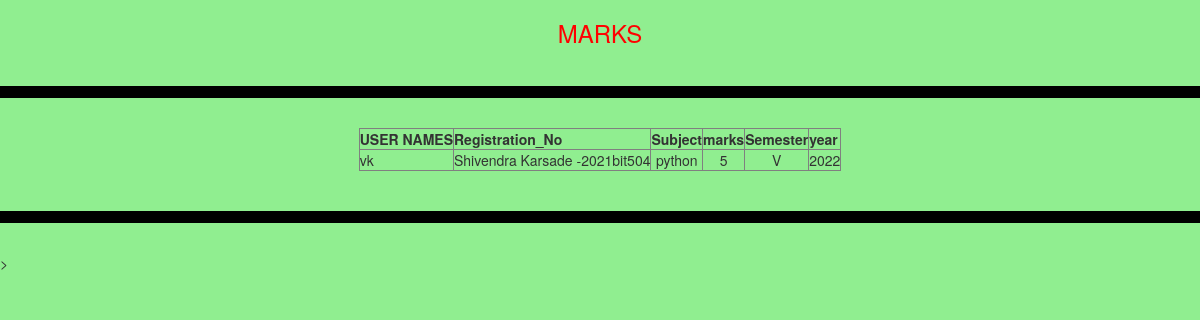
Page /Marks on the committed database.
### Student/models.py (models this page shows, shortened)
class Marks(models.Model):
    user = models.ForeignKey(User, on_delete=models.CASCADE, null=True,blank=True)
    Registration_No = models.ForeignKey(Student_Details, on_delete=models.CASCADE)
    Subject = models.CharField(max_length=30)
    marks = models.CharField(max_length=30)
    Semester = models.CharField(max_length=30)
    year = models.CharField(max_length=30)

class Student_Details(models.Model):
    user = models.ForeignKey(User, on_delete=models.CASCADE, null=True,blank=True)
    Student_Name = models.CharField(max_length=30)
    Reg_no = models.CharField(max_length=30)
    Address = models.CharField(max_length=50)
    Taluka = models.CharField(max_length=30)
    District = models.CharField(max_length=30)
    State = models.CharField(max_length=30)
    photo = models.ImageField(upload_to="media/img")
    pincode = models.CharField(max_length=30)
    def __str__(self):
        return '%s -%s' % (self.Student_Name, self.Reg_no)

### Student/views.py (the view)
# urls.py: path('Marks', MarksList.as_view(), name='Marks_list'),
class MarksList(ListView):
    model = Marks
    success_url = reverse_lazy('Marks_list')

### Student/templates/student/marks_list.html (shortened to what this page needs)
<!doctype html>
<html>
    <head>
        <link rel="stylesheet" href="https://maxcdn.bootstrapcdn.com/bootstrap/3.3.7/css/bootstrap.min.css" />
	</head>
    <body style="background-color:lightgreen">
    	  <h3><center><font color="red">MARKS </font> </h3></center>
    	  <hr color="green">
    	 		<table id='data'  border=1  background-color="red" align="center" >
				<thead>
				<tr>
  				<th>USER NAMES</th>
          <th>Registration_No</th>
          <th>Subject</th>
        <th>marks</th>
        <th>Semester</th>
          <th>year</th>
 				</tr>
			</thead>
		  			<tbody>
	    		{% for entry in object_list %}
	    		<tr>
  				<td> {{ entry.user }} </td>
		  <td align="center"> {{ entry.Registration_No}} </td>
          <td align="center"> {{ entry.Subject }} </td>
          <td align="center"> {{ entry.marks}} </td>
          <td align="center"> {{ entry.Semester }} </td>
          <td align="center"> {{ entry.year}} </td>
 				</tr>
				 {% empty %}
        <h3>No objects Find</h3>
				{% endfor %}
			</tbody>
				</table>
				<hr>
    </body>
	{% block js %}
<script src="https://ajax.googleapis.com/ajax/libs/jquery/3.3.1/jquery.min.js"></script>>
<link rel="stylesheet" type="text/css" href="https://cdn.datatables.net/v/dt/jszip-2.5.0/dt-1.10.20/af-2.3.4/b-1.6.1/b-colvis-1.6.1/b-flash-1.6.1/b-html5-1.6.1/b-print-1.6.1/cr-1.5.2/fc-3.3.0/fh-3.1.6/kt-2.5.1/r-2.2.3/rg-1.1.1/rr-1.2.6/sc-2.0.1/sl-1.3.1/datatables.min.css"/>
{% endblock js %}
	</html>

### Student/templates/student/marks_list.html (style rules this page uses)
h1, h3 { color: green; }
hr { position: relative; top: 20px; border: none; height: 12px; background: black; margin-bottom: 50px; }

### rows in the picture
Marks: user "vk", Registration_No "Shivendra Karsade -2021bit504", Subject "python", marks "5", Semester "V", year "2022"
